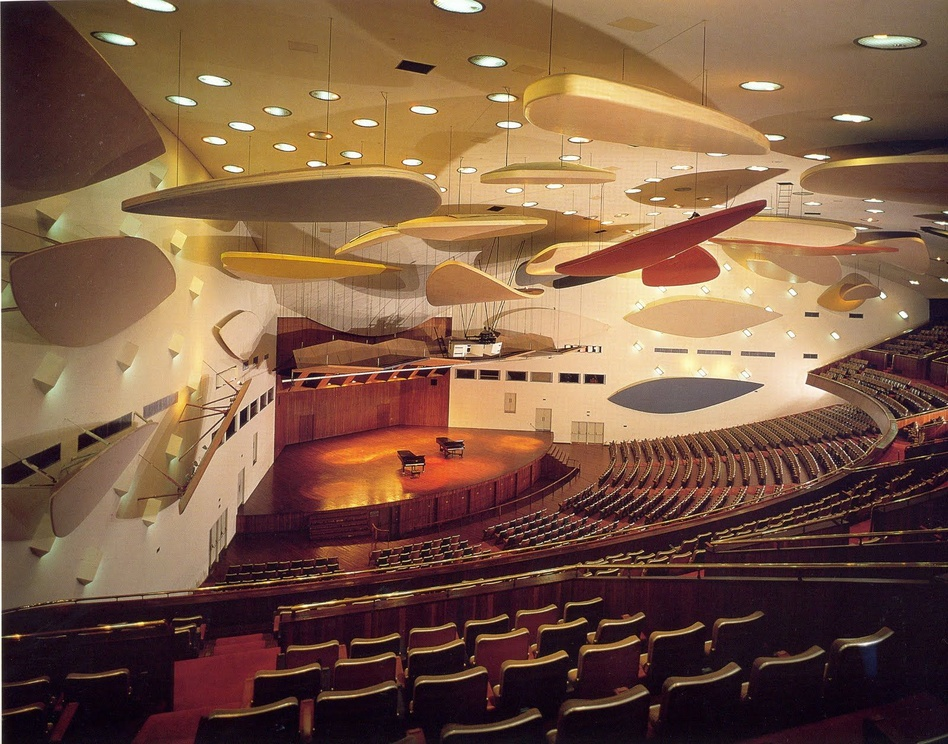
#> input picture 1/aula_magna.jpg, 948 x 744 px, shrunk from 1600 x 1255 before the run
$ python taller1.py
#> lines starting #> are read from the running program, lines starting #| are printed output that depends on the picture
# -*- coding: utf-8 -*-
"""taller1.ipynb

Automatically generated by Colab.

Original file is located at
    https://colab.research.google.com/drive/1Tr7u5mRVoohCbsH7ToZ7pWRZlwEHaBgk
"""

import numpy as np
import matplotlib.pyplot as plt
import pandas as pd
from PIL import Image

# Cargar la imagen
ruta_imagen = 'aula_magna.jpg'
img_color = Image.open(ruta_imagen)
#> img_color is the input picture: PIL image 948x744 RGB; mean R, G, B 123.2, 89.6, 68.1

# Convertir a escala de grises L es luminiscencia
img_gris = img_color.convert('L')

# Convertir a una matriz, float para evitar errores
A = np.array(img_gris, dtype=float)

# Visualizar la matriz
plt.figure(figsize=(8, 6))
plt.imshow(A, cmap='gray')
plt.title(f"Imagen Original en Escala de Grises\nTamaño de la matriz A: {A.shape}")
plt.axis('off')
plt.savefig('img_gris.png', dpi=300, bbox_inches='tight')
plt.show()

# Calcular la SVD de la matriz
U, S, VT = np.linalg.svd(A)
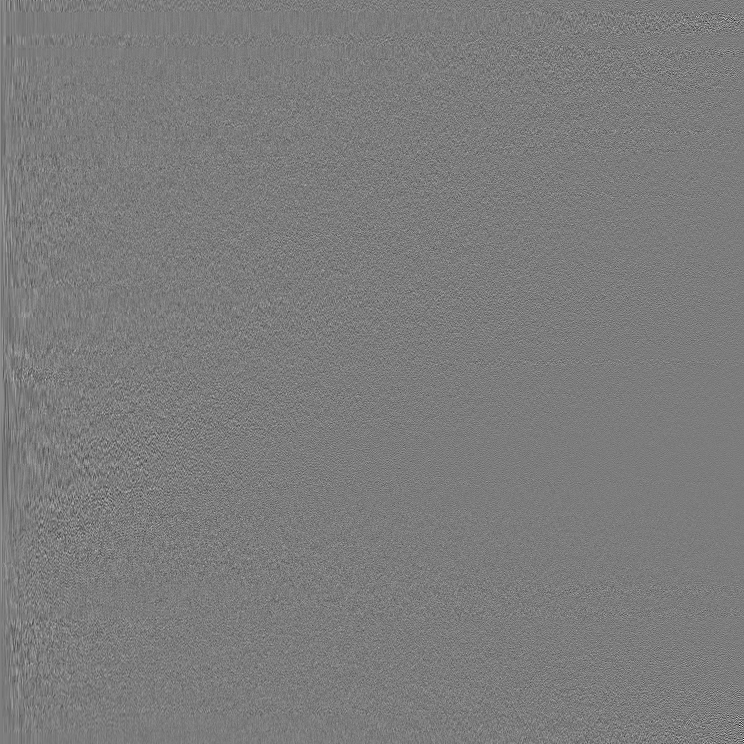
#> U: shape (744, 744) float64; min -0.399, max 0.417, mean 3.01e-05; drawn with min black and max white
#> S = 744 values, max 90911.8 at index 0, min 14.98 at index 743, mean 657.9

print("SVD calculada")
print(f"Dimensiones de U: {U.shape}")
#| Dimensiones de U: (744, 744)
print(f"Dimensiones de S (Valores singulares): {S.shape}")
#| Dimensiones de S (Valores singulares): (744,)
print(f"Dimensiones de V^T: {VT.shape}")
#| Dimensiones de V^T: (948, 948)
print("-" * 30)

# aproximaciones A_k
k_valores = [5, 20, 50, 100, 200]

# figura grande para mostrar las imágenes
plt.figure(figsize=(15, 10))

# variables que se usarán en el análisis cuantitativo posterior
m, n = A.shape
#> m = 744; n = 948

# Calculamos la suma total de los valores singulares al cuadrado que irá en el denominador de la energía
# S ya contiene los valores singulares asi que los elevamos al cuadrado y sumamos
energia_total = np.sum(S**2)
#> energia_total = 9.36e+09
norma_frobenius_A = np.linalg.norm(A, 'fro')
#> norma_frobenius_A = 96746.6
lista_errores = []
lista_energia = []
lista_tasas = []
# Se van a calcular estos elementos en el bucle for de abajo para mayor eficiencia


# Visualizar las reconstrucciones
for i, k in enumerate(k_valores):
    # Tomamos las primeras 'k' columnas de U, 'k' valores de S, y 'k' filas de VT
    U_k = U[:, :k] # valores singulares izquierdos, son los patrones verticales de la imagen
    S_k = np.diag(S[:k]) # Convertimos el vector 1D en una matriz diagonal, la funcion svd devuelve S como un vector, por eso lo pasamos a diagonal con los valores que queremos, S contiene la importancia de cada patron ordenados de mas importante a menos importante
    VT_k = VT[:k, :] # valores singulares derechos, son los patrones horizontales de la imagen

    # Multiplicación de matrices: A_k = U_k * S_k * VT_k
    A_k = np.dot(U_k, np.dot(S_k, VT_k))

    # Cálculo de las tasas de compresion
    lista_tasas.append(k * (m + n + 1) / (m * n))

    # Cálculo de los errores relativos para cada k
    lista_errores.append(np.linalg.norm(A - A_k, 'fro') / norma_frobenius_A)

    # Cálculo de las energías
    lista_energia.append(np.sum(S[:k]**2) / energia_total)

    # Añadimos la imagen a la cuadrícula
    plt.subplot(2, 3, i + 1)
    plt.imshow(A_k, cmap='gray')
    plt.title(f"Aproximación con k = {k}")
    plt.axis('off')
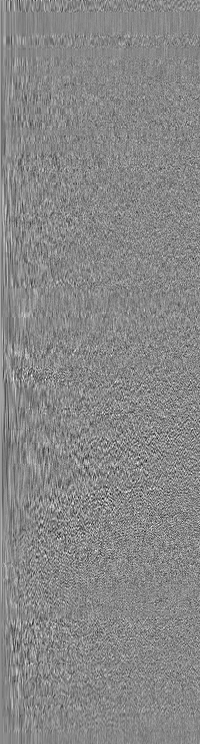
#> U_k: shape (744, 200) float64; min -0.239, max 0.21, mean 0.000106; drawn with min black and max white
#> after the loop, lista_energia = [0.935, 0.97, 0.984, 0.992, 0.997]; lista_errores = [0.256, 0.174, 0.125, 0.0886, 0.053]; lista_tasas = [0.012, 0.048, 0.12, 0.24, 0.48]

plt.tight_layout()
plt.savefig('aproximaciones.png', dpi=300, bbox_inches='tight')
plt.show()

# Análisis cuantitativo

tabla_resultados = {
    'Valores de k': k_valores,
    'Relación de Almacenamiento': lista_tasas,
    'Error Relativo': lista_errores,
    'Energía Capturada': lista_energia
}
#> tabla_resultados = {'Valores de k': [5, 20, 50, 100, 200], 'Relación de Almacenamiento': [0.012, 0.048, 0.12, 0.24, 0.48], 'Error Relativo': [0.256, 0.174, 0.125, 0.0886, 0.053], 'Energía Capturada': [0.935, 0.97, 0.984, 0.992, 0.997]}
df_resultados = pd.DataFrame(tabla_resultados)
#> df_resultados = table of 5 rows and 4 columns
print("-" * 30)
display(df_resultados)
print("-" * 30)
plt.figure(figsize=(12,5))

# grafica del error relativo
plt.subplot(1, 2, 1)
plt.plot(k_valores, lista_errores, color='red', marker='o')
plt.title('Error Relativo')
plt.xlabel('Valores de k')
plt.ylabel('Error Relativo')

# grafica de la energia
plt.subplot(1, 2, 2)
plt.plot(k_valores, lista_energia, color='blue', marker='o')
plt.title('Energia Capturada')
plt.xlabel('Valores de k')
plt.ylabel('Varianza')

plt.tight_layout()
plt.savefig('analisis.png', dpi=300, bbox_inches='tight')
plt.show()
print("-" * 30)

# Tratamiento de una imagen a color

M = np.array(img_color, dtype=float) # como es a color tenemos un tensor (mxnx3)
# La svd es para matrices en 2d así que hay que descomponer nuestra matriz tridimensional en 3 canales
R = M[:, :, 0]
G = M[:, :, 1]
B = M[:, :, 2]

plt.figure(figsize=(8, 6))
plt.imshow(np.clip(M, 0, 255).astype(np.uint8))
plt.title(f"Imagen Original a Color (RGB)\nTamaño de la matriz M: {M.shape}")
plt.axis('off')
plt.savefig('img_color.png', dpi=300, bbox_inches='tight')
plt.show()
print("-" * 30)

# Cálculo de la svd para cada matriz
U_R, S_R, VT_R = np.linalg.svd(R, full_matrices=False)
#> S_R = 744 values, max 113031 at index 0, min 14.35 at index 743, mean 701.4
U_G, S_G, VT_G = np.linalg.svd(G, full_matrices=False)
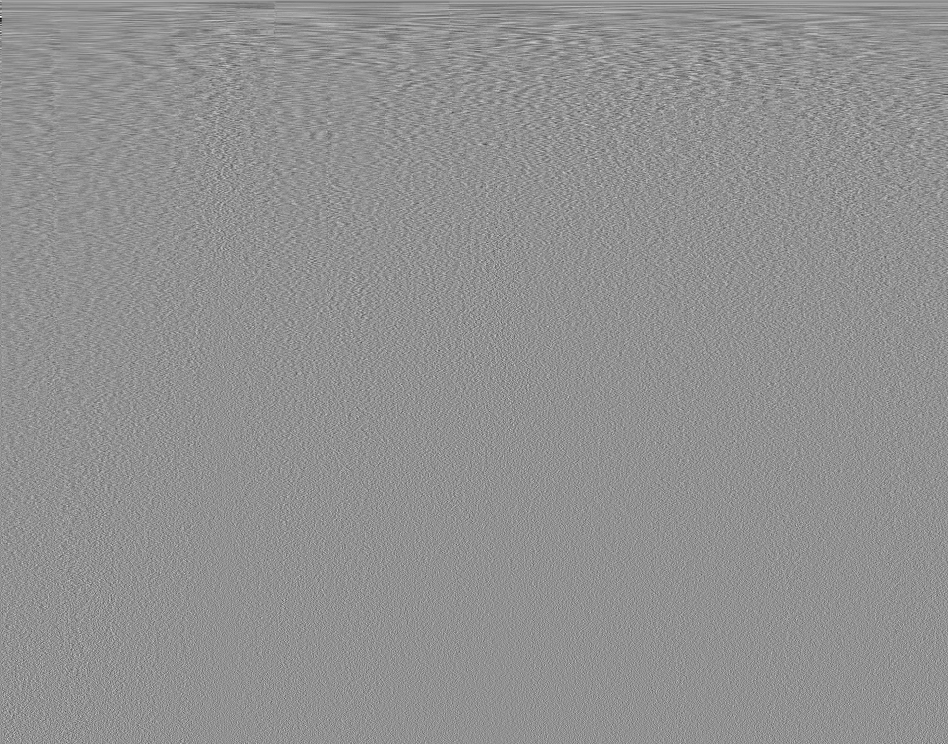
#> VT_G: shape (744, 948) float64; min -0.328, max 0.246, mean 5.07e-05; drawn with min black and max white
#> S_G = 744 values, max 85433.3 at index 0, min 14.83 at index 743, mean 664.4
U_B, S_B, VT_B = np.linalg.svd(B, full_matrices=False)
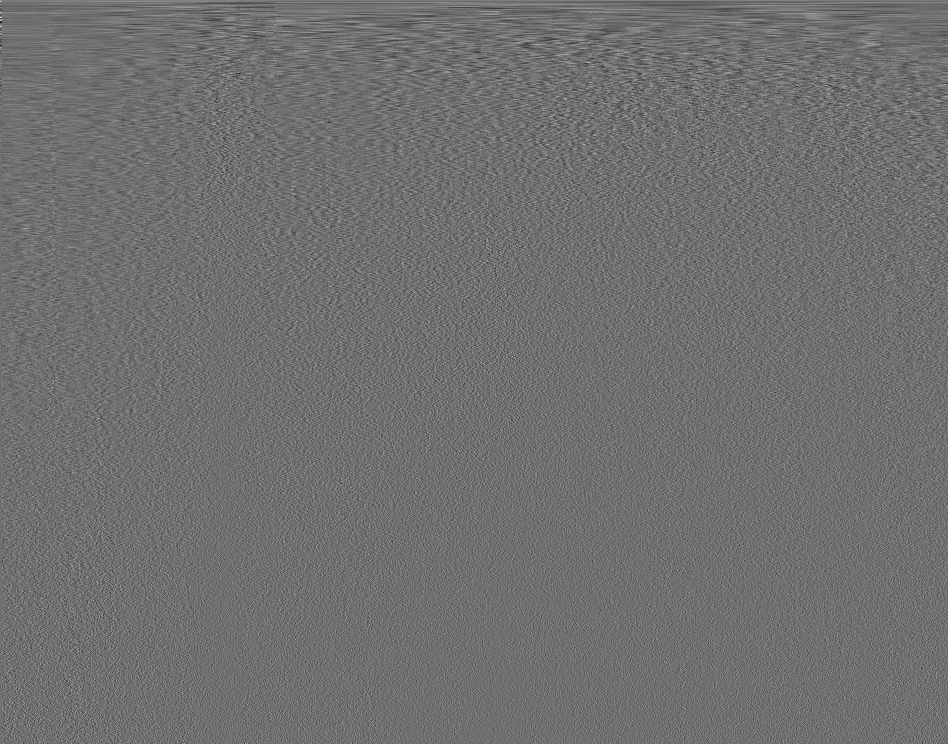
#> VT_B: shape (744, 948) float64; min -0.257, max 0.326, mean 5.2e-05; drawn with min black and max white
#> S_B = 744 values, max 62894.6 at index 0, min 16.45 at index 743, mean 567.6

energia_total_color = np.sum(S_R**2) + np.sum(S_G**2) + np.sum(S_B**2) # energia total tomando en cuenta todos los canales
#> energia_total_color = 2.72e+10
norma_frobenius_M = np.linalg.norm(M.ravel()) # ravel() es para tomar en cuenta los 3 canales
#> norma_frobenius_M = 164804.1
lista_tasas_color = []
lista_errores_color = []
lista_energia_color = []
m_color, n_color, c = M.shape
#> m_color = 744; n_color = 948; c = 3

# Cálculo de la compresión por cada canal rgb
plt.figure(figsize=(15, 10))
for i, k in enumerate(k_valores):

    # Reconstruccion de la matriz original para cada k valor
    # Canal Rojo
    U_r_k = U_R[:, :k]
    S_r_k = np.diag(S_R[:k])
    VT_r_k = VT_R[:k, :]
    # Canal Verde
    U_g_k = U_G[:, :k]
    S_g_k = np.diag(S_G[:k])
    VT_g_k = VT_G[:k, :]
    # Canal Azul
    U_b_k = U_B[:, :k]
    S_b_k = np.diag(S_B[:k])
    VT_b_k = VT_B[:k, :]

    # Multiplicación de matrices
    # Canal Rojo
    R_k = np.dot(U_r_k, np.dot(S_r_k, VT_r_k))
    # Canal Verde
    G_k = np.dot(U_g_k, np.dot(S_g_k, VT_g_k))
    # Canal Azul
    B_k = np.dot(U_b_k, np.dot(S_b_k, VT_b_k))

    # Combinación de los canales
    M_k = np.stack((R_k, G_k, B_k), axis=2) # reconstruye la matriz 3d
    M_k = np.clip(M_k, 0, 255) # cualquier valor negativo se trunca a 0 y cualquier mayor a 255 se trunca a 255

    # Cáculo de las tasas de compresion
    lista_tasas_color.append(k * (m_color + n_color + 1) / (m_color * n_color))

    # Cálculo de los errores relativos con su 3d y todo
    lista_errores_color.append(np.linalg.norm((M - M_k).ravel()) / norma_frobenius_M)

    # Energia capturada global sumando energia por canal
    energia_k = (np.sum(S_R[:k]**2) + np.sum(S_G[:k]**2) + np.sum(S_B[:k]**2)) / energia_total_color
    lista_energia_color.append(energia_k)

    # Aquí paso los float de la matriz a color a unos enteros unsigned del 0 a 255
    M_vis = M_k.astype(np.uint8) # es nada mas para visualizar sin errores o cualquier cosa rara

    plt.subplot(2, 3, i + 1)
    plt.imshow(M_vis)
    plt.title(f"Aproximacion color con k = {k}")
    plt.axis('off')
#> this loop made 5 passes
#> (k, energia_k) on passes 1 to 5: (5, 0.934), (20, 0.97), (50, 0.984), (100, 0.992), (200, 0.997)
#> pass 1, `M_k = np.stack((R_k, G_k, B_k), axis=2)`:
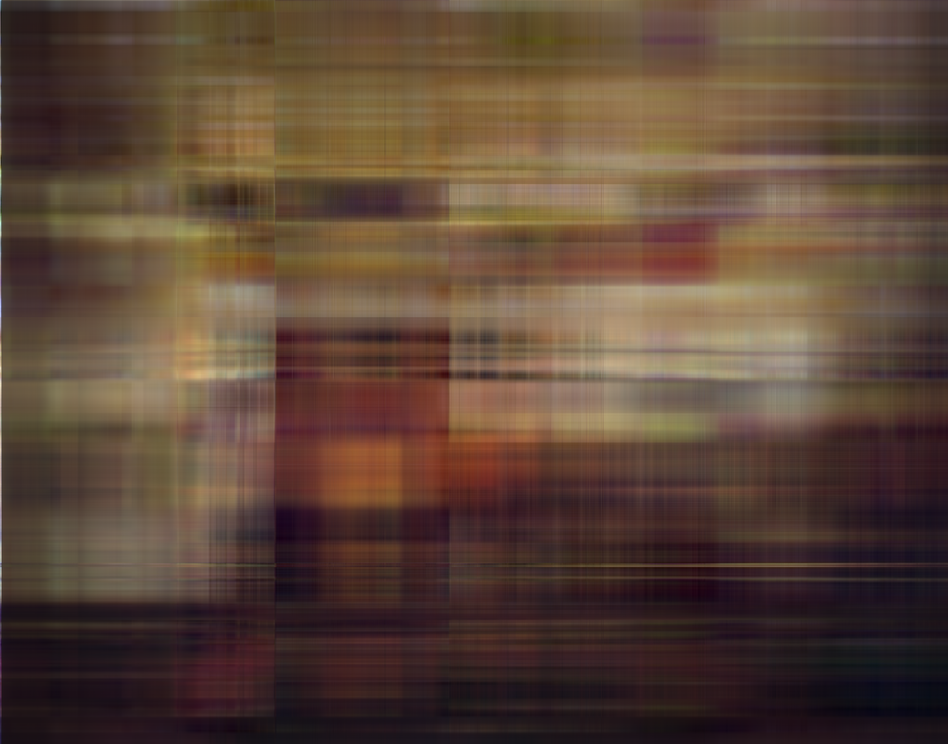
#> M_k: shape (744, 948, 3) float64; mean of channels 0, 1, 2 123.1, 89.6, 68.1; drawn with min black and max white
#> after the loop:
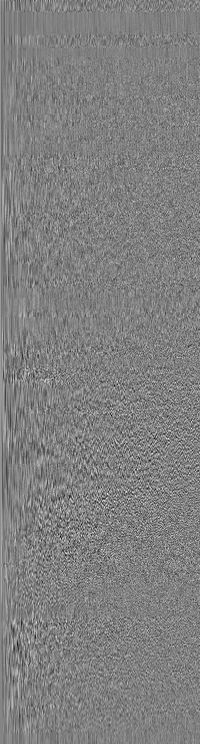
#> U_r_k: shape (744, 200) float64; min -0.243, max 0.24, mean 0.00027; drawn with min black and max white
#> after the loop, lista_energia_color = [0.934, 0.97, 0.984, 0.992, 0.997]; lista_errores_color = [0.256, 0.174, 0.125, 0.0894, 0.0538]; lista_tasas_color = [0.012, 0.048, 0.12, 0.24, 0.48]

plt.tight_layout()
plt.savefig('aproximaciones_color.png', dpi=300, bbox_inches='tight')
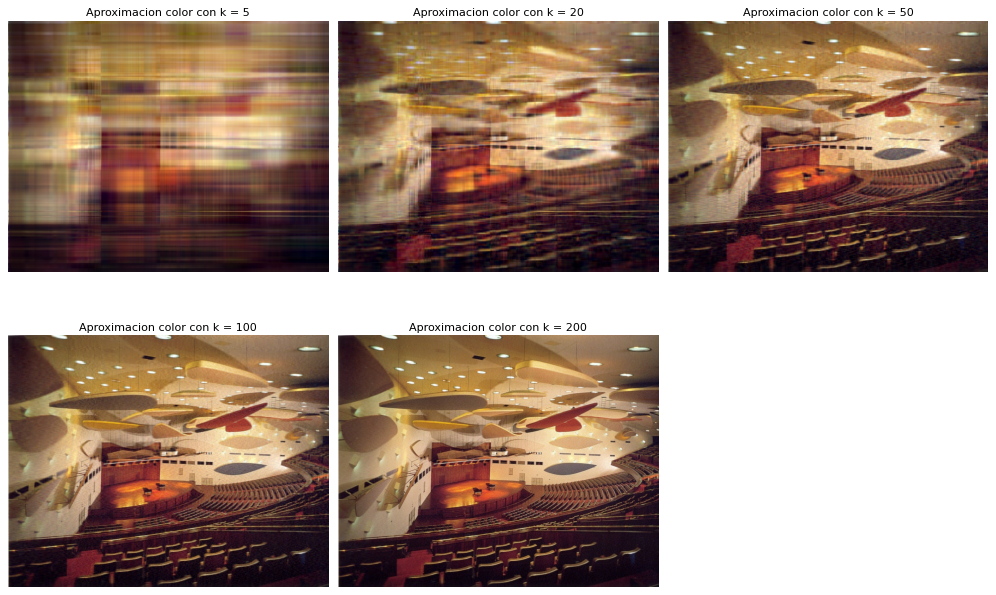
#> figure drawn by matplotlib, 5 panels
plt.show()

# Analisis cuantitativo en color

tabla_resultados_color = {
    'Valores de k': k_valores,
    'Relacion de Almacenamiento': lista_tasas_color,
    'Error Relativo': lista_errores_color,
    'Energia Capturada': lista_energia_color
}
#> tabla_resultados_color = {'Valores de k': [5, 20, 50, 100, 200], 'Relacion de Almacenamiento': [0.012, 0.048, 0.12, 0.24, 0.48], 'Error Relativo': [0.256, 0.174, 0.125, 0.0894, 0.0538], 'Energia Capturada': [0.934, 0.97, 0.984, 0.992, 0.997]}

df_resultados_color = pd.DataFrame(tabla_resultados_color)
#> df_resultados_color = table of 5 rows and 4 columns
print("-" * 30)
display(df_resultados_color)
print("-" * 30)

plt.figure(figsize=(12, 5))

# grafica del error relativo
plt.subplot(1, 2, 1)
plt.plot(k_valores, lista_errores_color, color='red', marker='o')
plt.title('Error Relativo (Color)')
plt.xlabel('Valores de k')
plt.ylabel('Error Relativo')

# grafica de la energia capturada
plt.subplot(1, 2, 2)
plt.plot(k_valores, lista_energia_color, color='blue', marker='o')
plt.title('Energia Capturada (Color)')
plt.xlabel('Valores de k')
plt.ylabel('Energia Capturada')

plt.tight_layout()
plt.savefig('analisis_color.png', dpi=300, bbox_inches='tight')
plt.show()
print("-" * 30)
